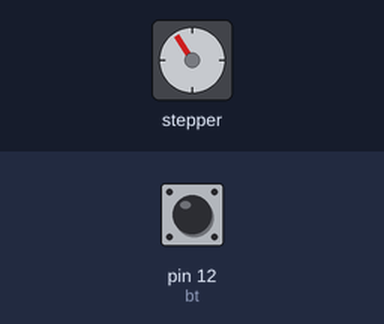
Simulated run of this sketch. Board: Arduino Uno, built with avr-gcc and run on an emulated ATmega328P. Shown: stepper motor. Wiring (inferred from the names in the program): stepper motor (2048 steps per turn assumed): coils pin 8, pin 9, pin 10, pin 11. The inputs (shaded band) are chosen by the test bench; at power-on: pin 12 (bt) HIGH. What the sketch prints to the serial monitor is not drawn.

Above: at 1.2 s.
1.3 s: pin 12 (bt) pulled LOW for 3.2 s
At 2.74 s:
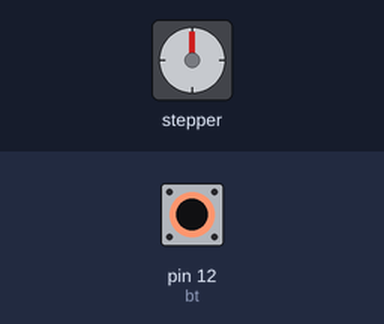
6.0 s: pin 12 (bt) pulled LOW for 3.2 s
At 6.49 s:
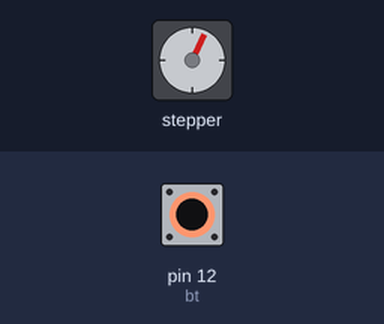
10.7 s: pin 12 (bt) pulled LOW for 3.2 s
At 11.07 s:
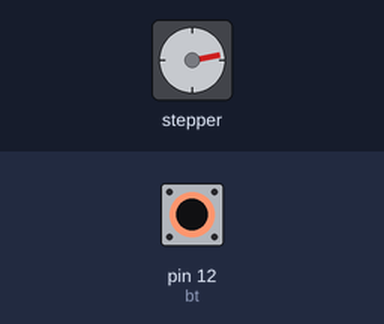
15.4 s: pin 12 (bt) pulled LOW for 3.2 s
20.1 s: pin 12 (bt) driven LOW
Timing chart, 0 to 24.1 s (numbered marks = the images above; inputs shaded):
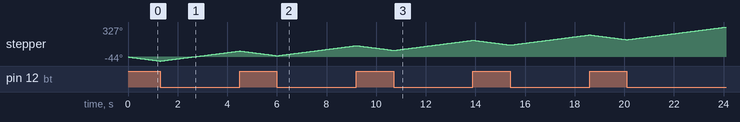

The sketch:

motor_controller.ino
```cpp
#define bt 12
int motorPin1 = 8;   // Blue
int motorPin2 = 9;   // Pink
int motorPin3 = 10;  // Yellow
int motorPin4 = 11;  // Orange


// Red
int motorSpeed = 2500;  //variable to set stepper speed
int stepCount = 0;      // number of steps the motor has taken

void setup() {
  pinMode(motorPin1, OUTPUT);  //declare the motor pins as outputs
  pinMode(motorPin2, OUTPUT);
  pinMode(motorPin3, OUTPUT);
  pinMode(motorPin4, OUTPUT);
  pinMode(bt, INPUT_PULLUP);
  Serial.begin(115200);  // initialize the serial port:
}

void loop() {
  // 1.42 degree per fullstep,wavedrive,halfstep
  // fullstep();
  // wavedrive();  // จ่ายไฟให้ทำงานครั้งละ 1 ขด
  // halfstep();   // ใช้ทั้งสองแบบรวมกันทำให้หมุนได้ครั้งละครึ่งเสตป
  if (digitalRead(bt) == 0) {
    reverse_halfstep();  // จ่ายไฟให้ทำงานครั้งละ 2 ขด
    Serial.print("steps:");
    Serial.println(stepCount);
  } else {
    halfstep();
    Serial.print("steps:");
    Serial.println(stepCount);
  }
}

void motor_drive(byte pin4, byte pin3, byte pin2, byte pin1) {
  digitalWrite(motorPin4, pin4);
  digitalWrite(motorPin3, pin3);
  digitalWrite(motorPin2, pin2);
  digitalWrite(motorPin1, pin1);
  delayMicroseconds(motorSpeed);
}
void wavedrive() {
  motor_drive(1, 0, 0, 0);
  motor_drive(0, 1, 0, 0);
  motor_drive(0, 0, 1, 0);
  motor_drive(0, 0, 0, 1);
}
void reverse_wavedrive() {
  motor_drive(0, 0, 0, 1);
  motor_drive(0, 0, 1, 0);
  motor_drive(0, 1, 0, 0);
  motor_drive(1, 0, 0, 0);
}

void fullstep() {
  motor_drive(1, 1, 0, 0);
  motor_drive(0, 1, 1, 0);
  motor_drive(0, 0, 1, 1);
  motor_drive(1, 0, 0, 1);
}
void reverse_fullstep() {
  motor_drive(0, 0, 1, 1);
  motor_drive(0, 1, 1, 0);
  motor_drive(1, 1, 0, 0);
  motor_drive(1, 0, 0, 1);
}

void halfstep() {
  motor_drive(1, 0, 0, 0);
  motor_drive(1, 1, 0, 0);
  motor_drive(0, 1, 0, 0);
  motor_drive(0, 1, 1, 0);
  motor_drive(0, 0, 1, 0);
  motor_drive(0, 0, 1, 1);
  motor_drive(0, 0, 0, 1);
  motor_drive(1, 0, 0, 1);
}
void reverse_halfstep() {
  motor_drive(0, 0, 0, 1);
  motor_drive(0, 0, 1, 1);
  motor_drive(0, 0, 1, 0);
  motor_drive(0, 1, 1, 0);
  motor_drive(0, 1, 0, 0);
  motor_drive(1, 1, 0, 0);
  motor_drive(1, 0, 0, 0);
  motor_drive(1, 0, 0, 1);
}
```
